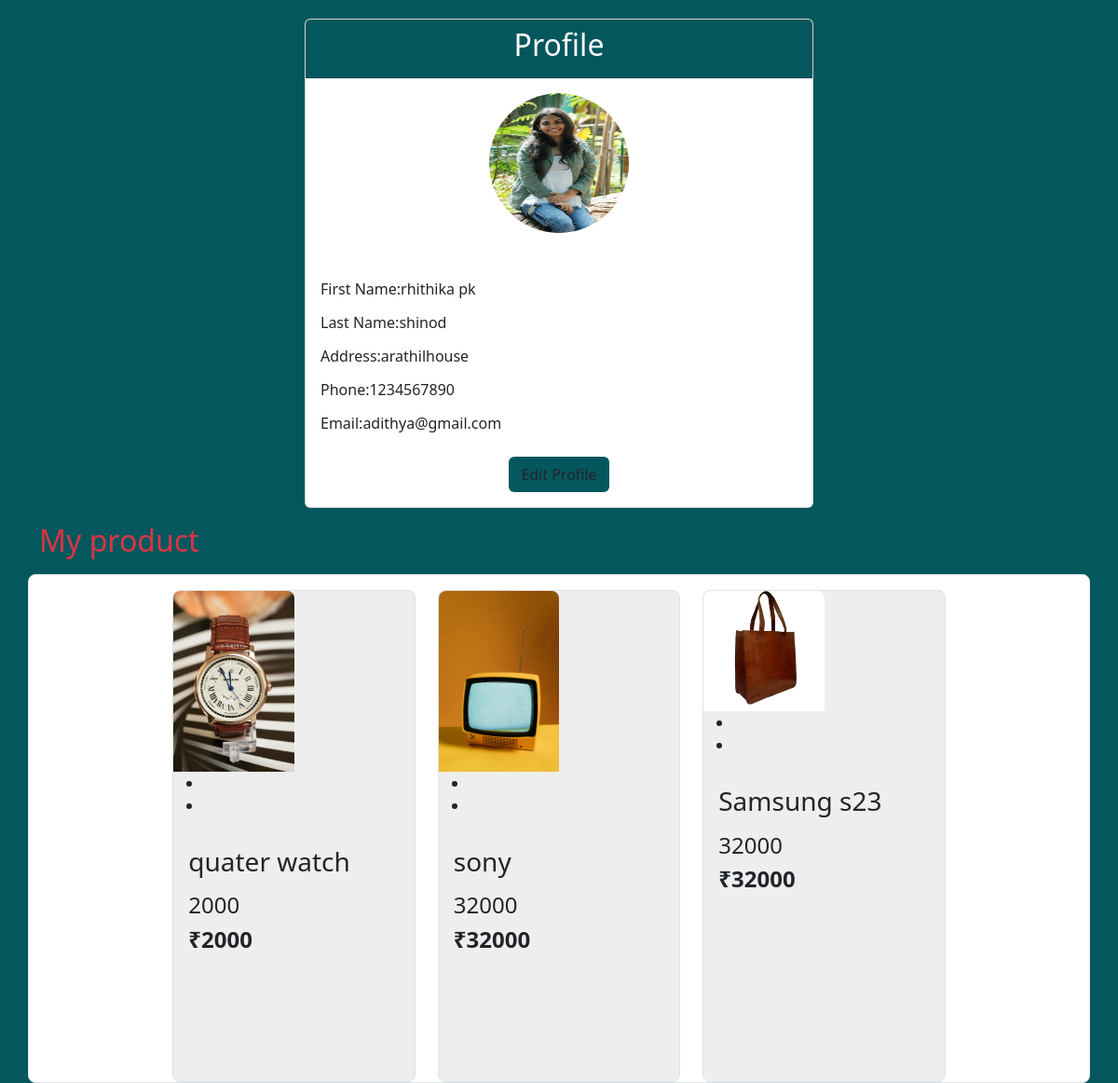
Page /profiledetail/1/detail (signed in) on the committed database.
### scrap/models.py (models this page shows, shortened)
class UserProfile(models.Model):
    user=models.OneToOneField(User,on_delete=models.CASCADE,related_name="profile")
    first_name=models.CharField(max_length=200,null=True)
    last_name=models.CharField(max_length=200,null=True)
    address=models.CharField(max_length=200)
    phone=models.CharField(max_length=200)
    profile_pic=models.ImageField(upload_to="profilepics")

class Scrap(models.Model):
    name=models.CharField(max_length=200)
    condition=models.CharField(max_length=200)
    price=models.PositiveIntegerField()
    picture=models.ImageField(upload_to="scrapimages",null=True ,blank=True)
    user=models.ForeignKey(User,on_delete=models.CASCADE,related_name="user_scrap")
    place=models.CharField(max_length=200)
    category=models.ForeignKey(Category,on_delete=models.CASCADE,related_name="scrap_category")
    created_date=models.DateTimeField(auto_now_add=True)
    status_option=(
        ("sold","sold"),
        ("available","available")
    )
    status=models.CharField(choices=status_option, max_length=200,default="available")

### scrap/views.py (the view)
# urls.py: path("profiledetail/<int:pk>/detail",views.ProfileDetailView.as_view(),name="profiledetail"),
@method_decorator(decs,name="dispatch")
class ProfileDetailView(DetailView):
    template_name="profiledetail.html"
    model=UserProfile
    context_object_name="data"

### scrap/decorator.py (called while the page is built)
def login_required(fn):
    def wrapper(request,*args,**kwargs):
        if not request.user.is_authenticated:
            messages.error(request,"invalid session")
            return redirect("signin")
        else:
            return fn(request,*args,**kwargs)
    return wrapper

### scrap/templates/profiledetail.html (shortened to what this page needs)
<!DOCTYPE html>
{% load static %}
<html lang="en">
<head>
    <link href="https://cdn.jsdelivr.net/npm/bootstrap@5.3.2/dist/css/bootstrap.min.css" rel="stylesheet"
>
</head>
<body>
    <div class="container mt-1">
        <div class="row justify-content-center">
            <div class="col-md-8 col-lg-6">
                <div class="card mb-3 mt-3">
                    <div class="card-header text-white text-center">
                        <h2>Profile</h2>
                    </div>
                    <div class="card-body p-3">
                        <form method="post" enctype="multipart/form-data">
                            <div class="text-center mb-5">
                                {%if data.profile_pic%}
                                <img src="{{data.profile_pic.url}}" alt="avatar" class="rounded-circle img-fluid" style="width: 150px; height: 150px;">
                            {%else%}
                                <img src="{%static 'box/images/profile.png'%}" alt="avatar" class="rounded-circle img-fluid" style="width: 150px;">
                            {%endif%}
                            </div>
                            <div class="mb-1">
                                <label for="first_name" class="form-label">First Name:{{ data.first_name }}</label>
                            </div>
                            <div class="mb-1">
                                <label for="last_name" class="form-label">Last Name:{{ data.last_name }}</label>
                            </div>
                            <div class="mb-1">
                                <label for="address" class="form-label">Address:{{ data.address }}</label>
                            </div>
                            <div class="mb-1">
                                <label for="phone" class="form-label">Phone:{{ data.phone }}</label>
                            </div>
                            <div class="mb-1">
                                <label for="email" class="form-label">Email:{{ user.email }}</label>
                            </div>
                            <div class="text-center mt-3">
                                <a href="{% url 'profileedit' data.id %}" class="btn btn-edit">Edit Profile</a>
                            </div>
                        </form>
                    </div>
                </div>
            </div>
        </div>
    </div>
    <div class="container">
        <h2 class="text-danger">My product</h2>
        <div class="row mt-3 d-flex justify-content-center bg-white rounded-3 border">
        {%for product in data.user.user_scrap.all%}
          <div class="col-md-4 col-lg-3 col-6">
            <div id="product-1" class="single-product border rounded-3 mt-3" style="height: 33em; background-color: #eee;">
                  <div class="part-1">
                      <a href="{%url 'scrapdetails' product.id%}">
                        <img class="w-50 h-50 rounded-top-3" src="{{product.picture.url}}" alt="">
                      </a>
                      <ul>
                          <li><a class="pop-btn" style="text-decoration: none; background-color: transparent; border: none; padding: 0;" href="{%url 'scrapupdate' product.id%}"></a></li>
                          <li><a class="pop-btn" style="text-decoration: none; background-color: transparent; border: none; padding: 0;" href="{%url 'delete' product.id%}"></a></li>
                      </ul>
                  </div>
                  <div class="part-2 p-3 d-flex flex-column">
                      <h3 class="product-title">{{product.name}}</h3>
                      <h4 class="product-old-price">{{product.price}}</h4>
                      <h4 class="fw-bold ">₹{{product.price}}</h4>
                  </div>
            </div>
          </div>
          {%endfor%}
</body>
</html>

### scrap/templates/profiledetail.html (style rules this page uses)
body { background:#05575e }
.card-header,.btn-edit { background:#05575e }

### rows in the picture
UserProfile: profile_pic (picture), first_name "rhithika pk", last_name "shinod", address "arathilhouse", phone "1234567890"
Scrap: picture (picture), name "quater watch", price "2000"
Scrap: picture (picture), name "sony", price "32000"
Scrap: picture (picture), name "Samsung s23", price "32000"

### other values in the picture
{{ user.email }} "adithya@gmail.com"
